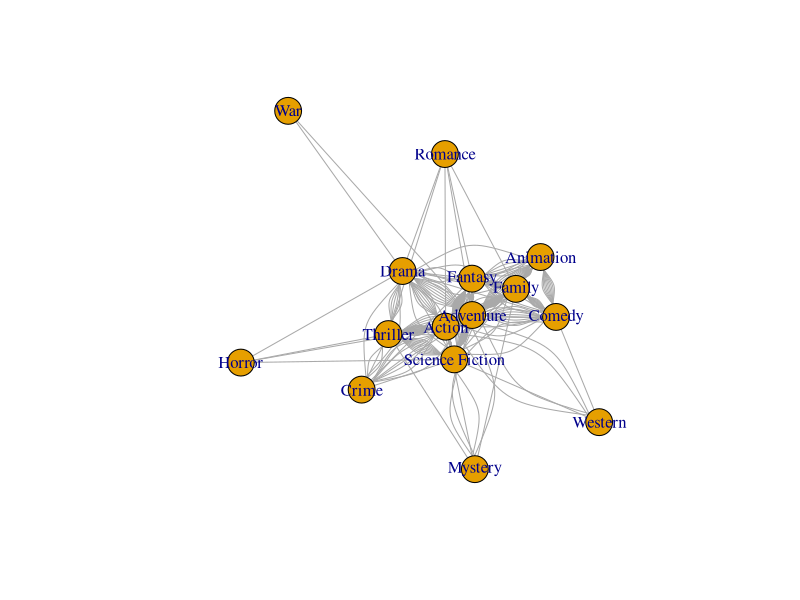
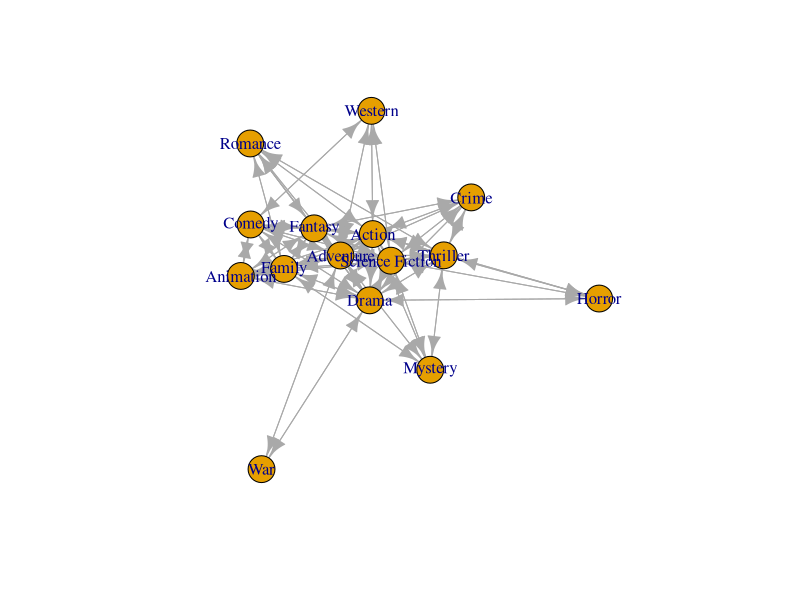
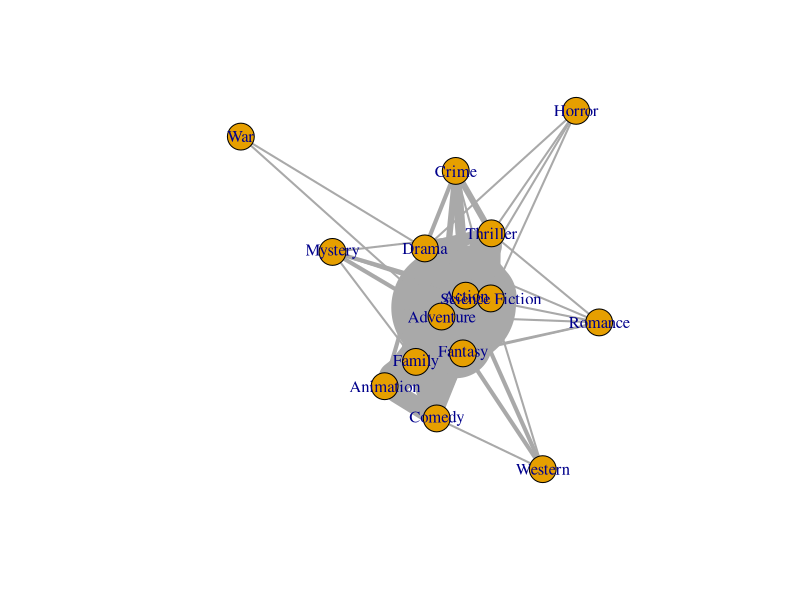
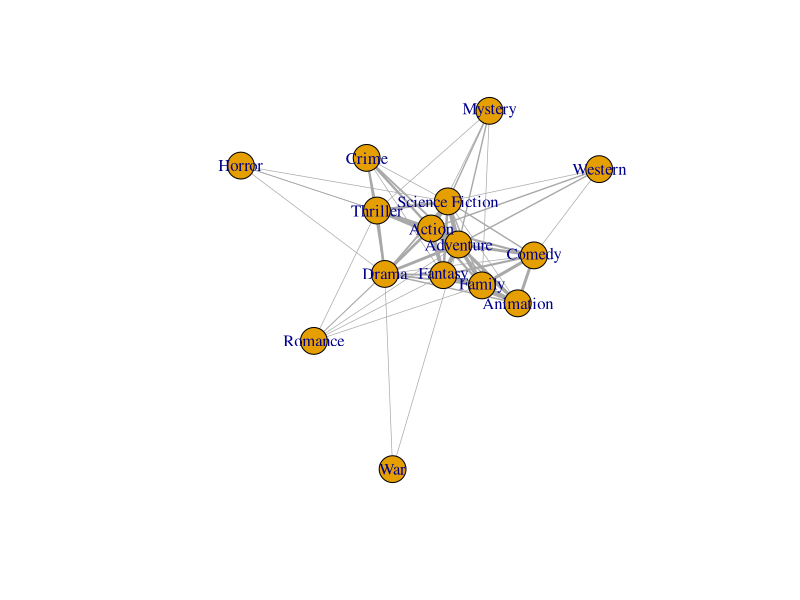
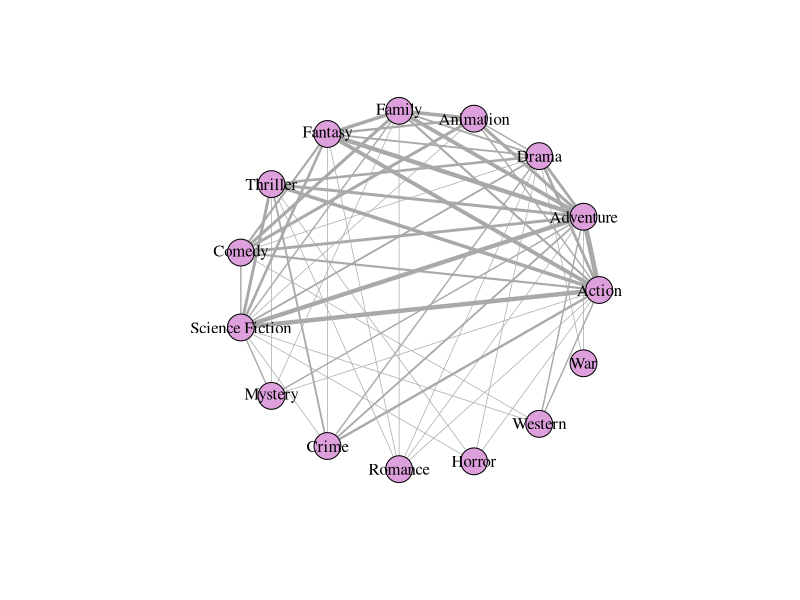
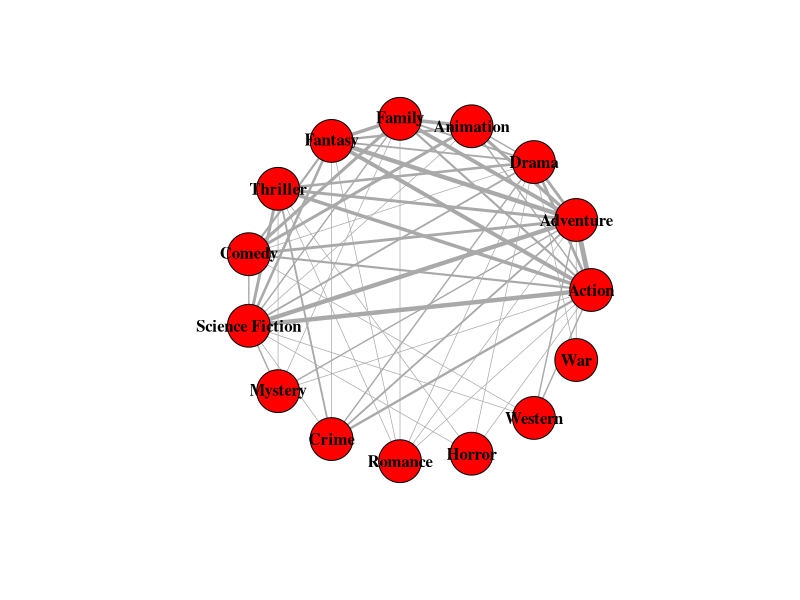

Here is the R script that generated these plots, in order:
## ---- chunk 1
knitr::opts_chunk$set(echo = TRUE)
## ---- chunk 2

# load packages
library(igraph)
library(tidyverse)

# functions
select <- dplyr::select

# read in data
movies <- read.csv('../data/clean/movies.csv')
genres <- read.csv('../data/clean/genres.csv')
genreEdgeList <- read.csv('../data/clean/genreEdgeList.csv')

## ---- chunk 3
# first few rows of dataset
head(genres)

# last few rows of dataset
tail(genres)
## ---- chunk 4
# filter only one title
genres %>%
  filter(title == 'Avatar')
## ---- chunk 5
# preview dataset
head(genreEdgeList)
tail(genreEdgeList)

# just look at avatar
genreEdgeList %>%
  filter(title == 'Avatar')
## ---- chunk 6
# had to filter out unneccessary columns since igraph didnt like this
genreEdgeList <- genreEdgeList %>%
  select(genre1, genre2, title)

# create network object. non-directed
net <- graph_from_data_frame(
  genreEdgeList,
  directed = FALSE
)

# plot
plot(net)

## ---- chunk 7
# can check igraph object is weighted
is.weighted(net)

# import again, as weighted
net <- graph.adjacency(get.adjacency(net), weighted=TRUE)

# plot again
plot(net)

## ---- chunk 8
# specify as undirected
net <- as.undirected(net)

# plot
# this time, we will include line thickness as weight
plot(net,
     edge.width = E(net)$weight)
## ---- chunk 9
# normalize edge weights in plot
plot(net,
     edge.width = log(E(net)$weight))

## ---- chunk 10
# check edge attributes of net
edge_attr(net)
## ---- chunk 11
# plot with new arguments
plot(net,
     edge.width = log(E(net)$weight),
     layout = layout_in_circle,
     vertex.label.color='black',
     vertex.shape='circle', 
     vertex.color = 'plum')

## ---- chunk 12
# plot with size arguments
plot(net,
     edge.width = log(E(net)$weight),
     layout = layout_in_circle,
     vertex.label.font = 2,
     vertex.label.color='black',
     vertex.shape='circle', 
     vertex.size = 25,
     vertex.color = 'red')



## ---- chunk 13
# degree
degree(net)

## ---- chunk 14
# betweenness
betweenness(net)
## ---- chunk 15
# eigenvector
eigen_centrality(net)$vector

